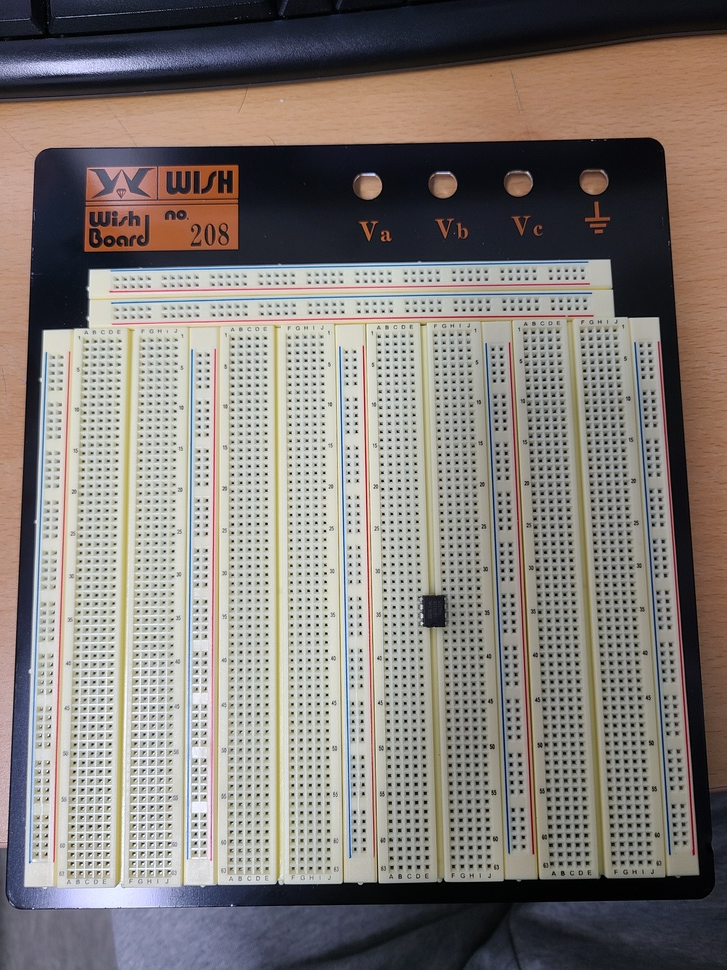
#> input picture temp/IC.jpg, 727 x 970 px, shrunk from 3024 x 4032 before the run
$ python -i led_convex.py   (imports and definitions only)
#> lines starting #> are read from the running program, lines starting #| are printed output that depends on the picture; after the words box and inside, x2 and y2 are one past the last pixel; in counts of white or black regions, pixels touching at a corner belong together
#> further down, picture is the input picture: shape (970, 727, 3); mean B, G, R 119.3, 124.1, 130.5
import cv2
import numpy as np
import os
from hole_detector2 import HoleDetector
from skimage.morphology import skeletonize
from skimage.filters import frangi, sato

# --- 스켈레톤 가지치기 함수 (이웃 기반) ---
# [11 lines left out: function prune_skeleton_neighborhood, not called in this run]

# --- 전처리 함수들 ---
def remove_red_blue(img):
    hsv = cv2.cvtColor(img, cv2.COLOR_BGR2HSV)
#> hsv: shape (970, 727, 3); mean H, S, V 58.7, 53.5, 136.3
    lr1 = np.array([0, 100, 100], dtype=np.uint8)
    ur1 = np.array([10, 255, 255], dtype=np.uint8)
    lr2 = np.array([160, 100, 100], dtype=np.uint8)
    ur2 = np.array([180, 255, 255], dtype=np.uint8)
    mask_red = cv2.bitwise_or(
        cv2.inRange(hsv, lr1, ur1),
        cv2.inRange(hsv, lr2, ur2)
    )
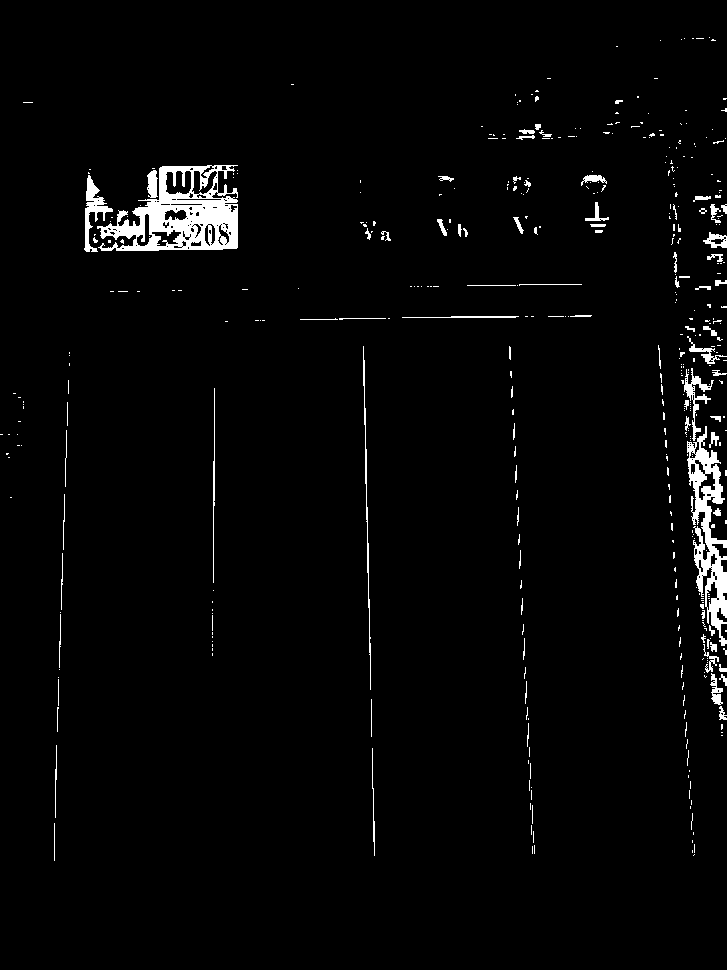
#> mask_red: shape (970, 727); 2.5% white; 438 white regions (353 under 20 px), largest, box (x1, y1, x2, y2) and area: (97, 165, 238, 251) 5963, (687, 426, 727, 646) 3520, (84, 175, 113, 252) 718
    lb = np.array([100, 150, 50], dtype=np.uint8)
    ub = np.array([140, 255, 255], dtype=np.uint8)
    mask_blue = cv2.inRange(hsv, lb, ub)
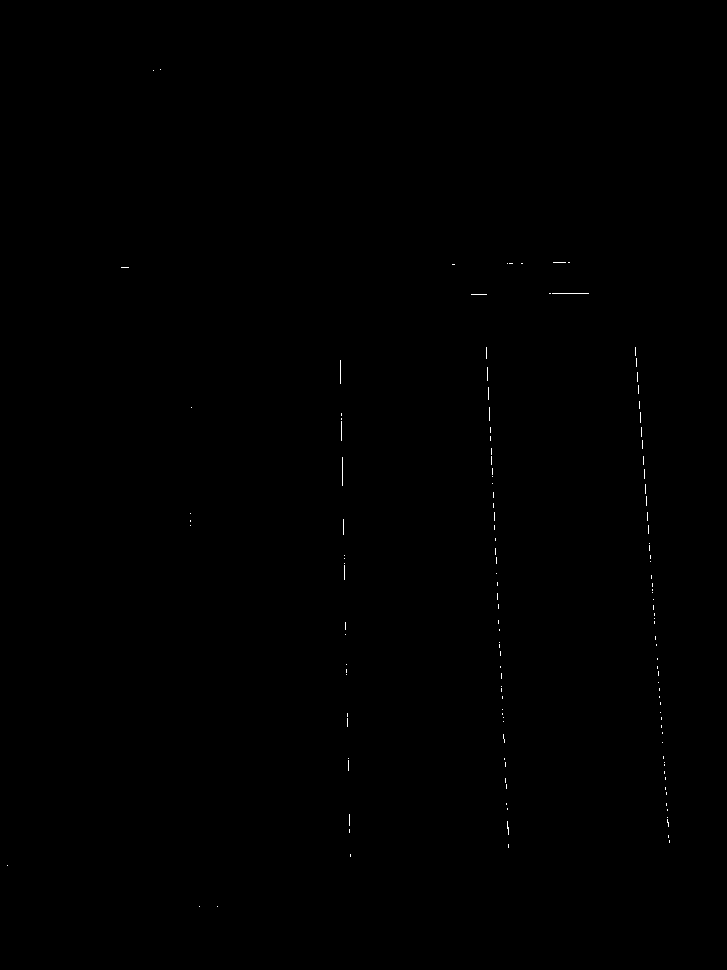
#> mask_blue: shape (970, 727); 0.11% white in thin lines or dots, all inside (x1, y1, x2, y2) = (7, 69, 670, 907)
    mask_rb = cv2.bitwise_or(mask_red, mask_blue)
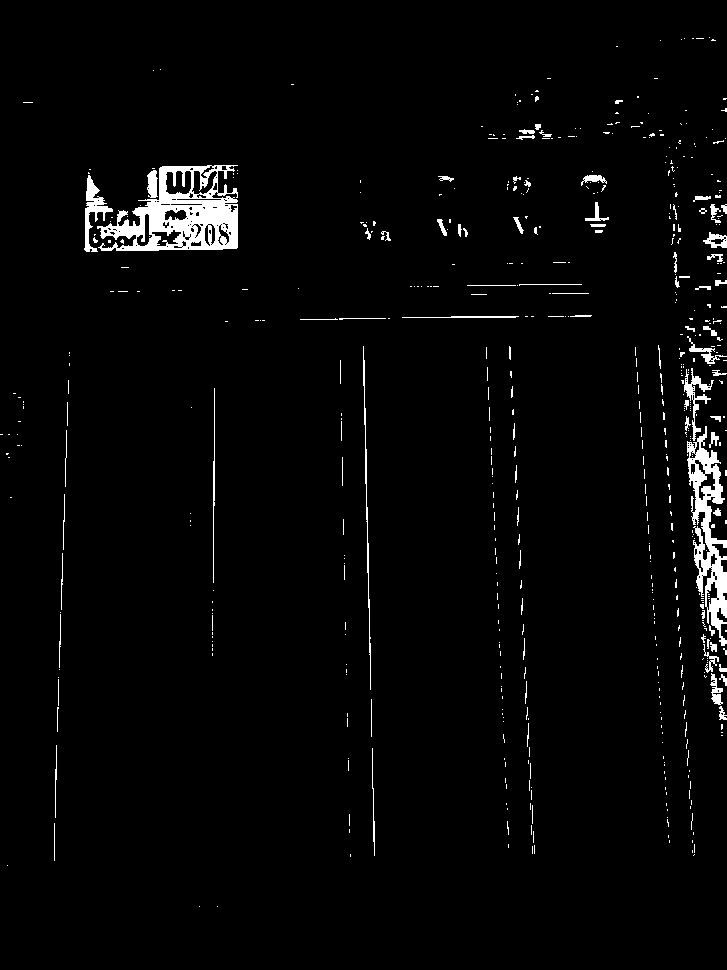
#> mask_rb: shape (970, 727); 2.6% white; 578 white regions (489 under 20 px), largest, box (x1, y1, x2, y2) and area: (97, 165, 238, 251) 5963, (687, 426, 727, 646) 3520, (84, 175, 113, 252) 718
    return cv2.inpaint(img, mask_rb, inpaintRadius=3, flags=cv2.INPAINT_TELEA)

def apply_clahe(gray, clipLimit=2.0, tileGridSize=(8, 8)):
    clahe = cv2.createCLAHE(clipLimit=clipLimit, tileGridSize=tileGridSize)
    return clahe.apply(gray)

# [14 lines left out: function remove_holes, not called in this run]

def distance(p1, p2):
    return np.hypot(p1[0] - p2[0], p1[1] - p2[1])

# [16 lines left out: functions get_skeleton, get_gray_mask, not called in this run]

# --- 메인 ---
# [211 lines not run here, left out]

>>> import cv2
>>> picture = cv2.imread('IC.jpg')
>>> result = remove_red_blue(picture)

$ run again, on temp/breadboard1.jpg
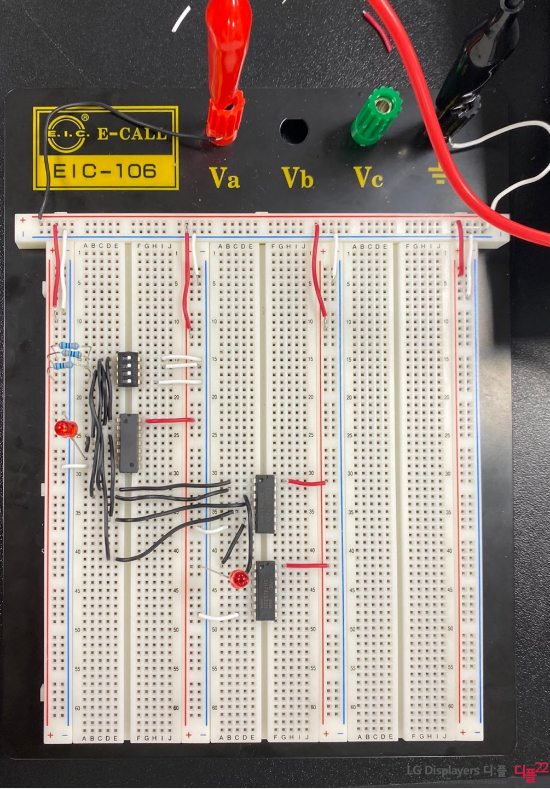
#> input picture temp/breadboard1.jpg, 550 x 789 px
#> picture is the input picture: shape (789, 550, 3); mean B, G, R 128, 135.8, 145.8
#> hsv: shape (789, 550, 3); mean H, S, V 48.3, 34.5, 148
#> in remove_red_blue, `mask_red = cv2.bitwise_or( cv2.inRange(hsv, lr1, ur1), cv2.inRange(hsv..`:
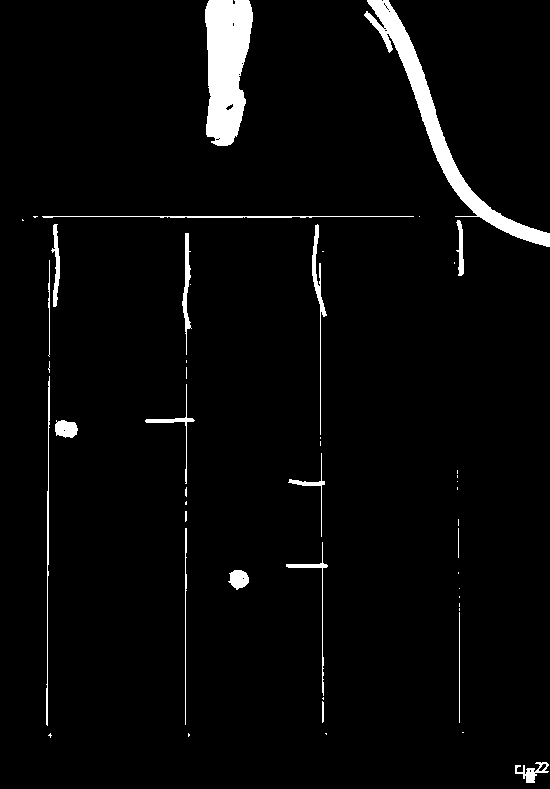
#> mask_red: shape (789, 550); 3.6% white; 48 white regions (28 under 20 px), largest, box (x1, y1, x2, y2) and area: (205, 0, 253, 146) 5357, (364, 0, 550, 247) 5027, (312, 224, 327, 435) 558
#> mask_blue: shape (789, 550); 0.03% white in thin lines or dots, all inside (x1, y1, x2, y2) = (60, 343, 481, 723)
#> in remove_red_blue, `return cv2.inpaint(img, mask_rb, inpaintRadius=3, flags=cv2.INPAINT_TE..`:
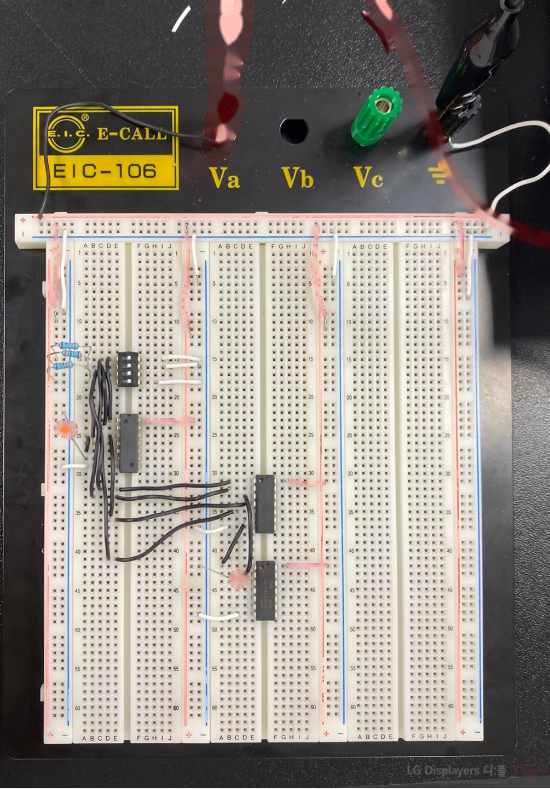
#> returned value: shape (789, 550, 3); mean of channels 0, 1, 2 129.9, 137.7, 143.5; drawn as B, G, R
